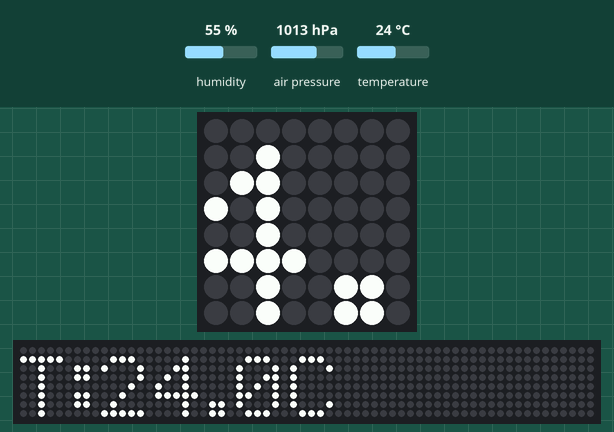
A program run on a simulated Raspberry Pi (BCM pin numbers) with a Sense HAT. Parts: the Sense HAT's 8×8 RGB LED matrix, a strip that is not on the board, showing the scrolling text unrolled. The test bench sets the inputs (shaded band); at power-on: humidity 55 %, air pressure 1013 hPa, temperature 24 °C. The 64×8 strip is a reading aid, not a part: it shows the text the matrix is scrolling, unrolled, one strip-width of it at a time.

Above: at 1.25 s.
1.3 s: humidity set to 22 %
10.8 s: air pressure set to 952 hPa
At 23.61 s:
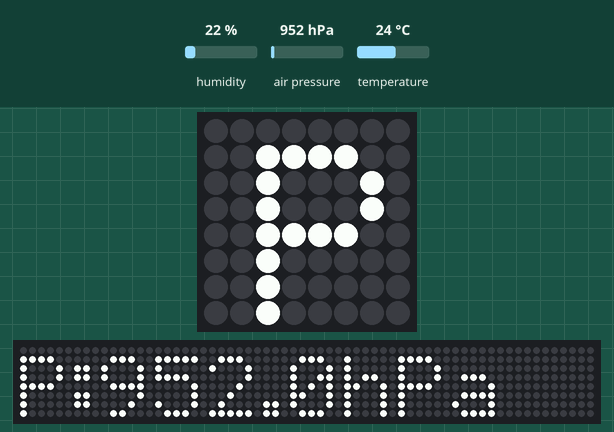
24.8 s: temperature set to 12 °C
At 28.76 s:
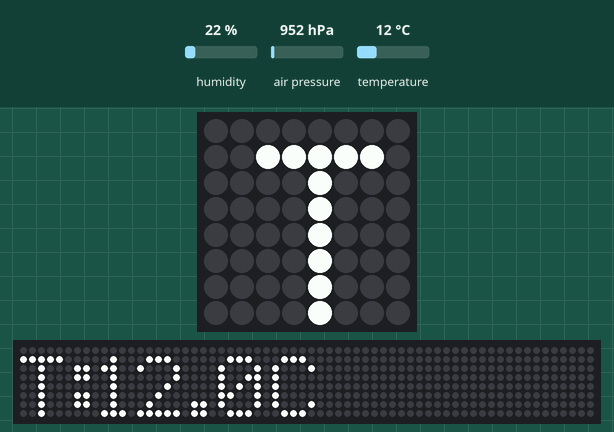
34.3 s: humidity set to 40 %
At 40.09 s:
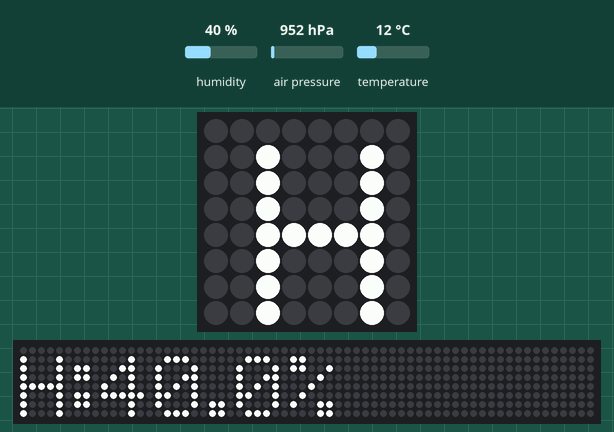

The program:

sense_hat_wr.py
```python
from sense_hat import SenseHat
import time

sense = SenseHat()
sense.clear()  # Nettoie l'affichage

while True:
    temp = sense.get_temperature()
    humidity = sense.get_humidity()
    pressure = sense.get_pressure()

    msg = f"T:{temp:.1f}C H:{humidity:.1f}% P:{pressure:.1f}hPa"

    sense.show_message(msg, scroll_speed=0.05, text_colour=[255, 255, 255])

    time.sleep(2)  # Pause avant la prochaine mise à jour
```
